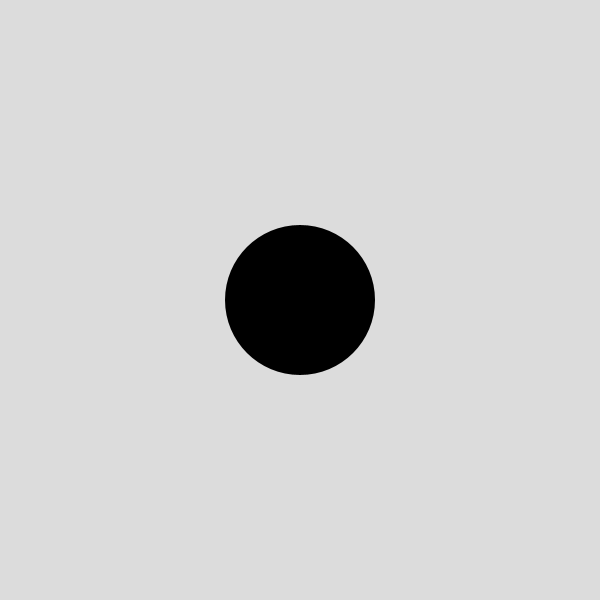
Frame 1 (no input)
Frame 60 (the mouse pressed at the canvas centre just before this capture): identical to frame 1, image omitted
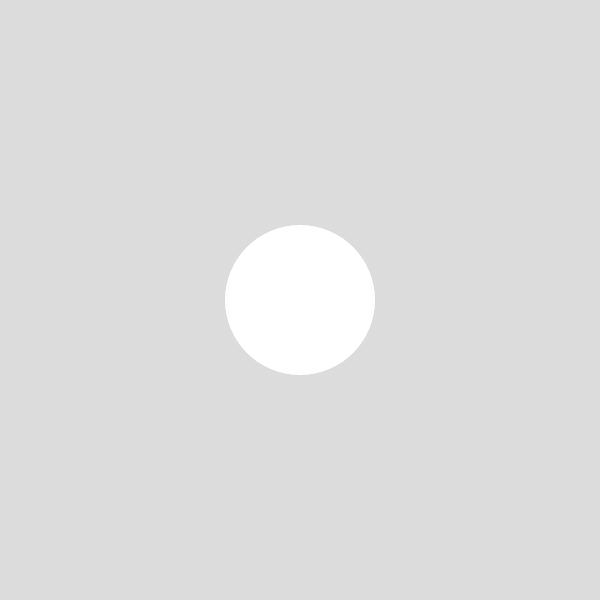
Frame 120 (the mouse held since frame 60 and released just before this capture)

The Processing sketch that drew these frames (run headless with seeded random() and noise(); from frame 60 on, the mouse is pressed at the canvas centre):

// Processing sketch: week_5_light_2
// ── week_5_light_2.pde

void setup() {
  size (600, 600);
  rectMode(CENTER);
  noStroke();
}

void draw() {
  background(220);

  if (getDistance(width/2, height/2, mouseX, mouseY) < 75) {
    fill(255);
  } else {
    fill(0);
  }
  
  ellipse(width/2, height/2, 150, 150);
}

float getDistance (float x1, float y1, float x2, float y2) {
  float value;
  float dx = abs(x1 - x2);
  float dy = abs(y1 - y2);
  float dx2 = pow(dx, 2);
  float dy2 = pow(dy, 2);
  value = sqrt(dx2 + dy2);
  return value;
}
